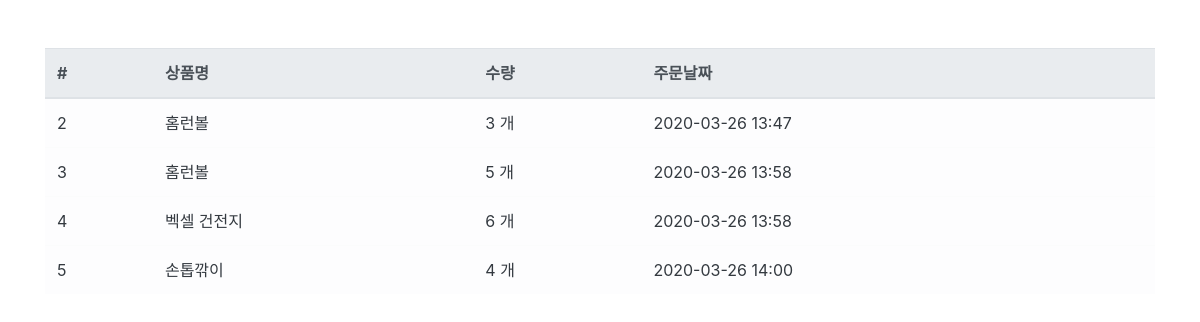
The app's page /order/ (signed in) with its own data.
### order/models.py (models this page shows, shortened)
class Order(models.Model):
    user = models.ForeignKey('user.User', on_delete=models.CASCADE, verbose_name='사용자')
    product = models.ForeignKey('product.Product', on_delete=models.CASCADE, verbose_name='상품')
    quantity = models.IntegerField(verbose_name='수량')
    register_date = models.DateTimeField(auto_now_add=True, verbose_name='등록날짜')
    class Meta:
        db_table = 'ys_order'
        verbose_name = '주문'
        verbose_name_plural = '주문'

### product/models.py (models this page shows)
class Product(models.Model):
    name = models.CharField(max_length=256, verbose_name='상품명')
    price = models.IntegerField(verbose_name='상품가격')
    description = models.TextField(verbose_name='상품설명')
    stock = models.IntegerField(verbose_name='재고')
    register_date = models.DateTimeField(auto_now_add=True, verbose_name='등록날짜')
    def __str__(self):
        return self.name
    class Meta:
        db_table = 'ys_product'
        verbose_name = '상품'
        verbose_name_plural = '상품'

### order/views.py (the view)
# urls.py: path('order/', OrderList.as_view()),
@method_decorator(login_required, name='dispatch')
class OrderList(ListView):
    template_name = 'order.html'
    context_object_name = 'order_list'
    def get_queryset(self, **kwargs):
        queryset = Order.objects.filter(user__email=self.request.session.get('user'))
        return queryset

### order/templates/order.html
{% extends "base.html" %} {% load humanize %} {% block contents %}
<div class="row mt-5">
  <div class="col-12">
    <table class="table table-light">
      <thead class="thead-light">
        <tr>
          <th scope="col">#</th>
          <th scope="col">상품명</th>
          <th scope="col">수량</th>
          <th scope="col">주문날짜</th>
        </tr>
      </thead>
      <tbody class="text-dark">
        {% for order in order_list %}
        <tr>
          <td scope="row">{{ order.id }}</td>
          <td>{{ order.product }}</td>
          <td>{{ order.quantity|intcomma }} 개</td>
          <td>{{ order.register_date|date:'Y-m-d H:i' }}</td>
        </tr>
        {% endfor %}
      </tbody>
    </table>
  </div>
</div>
{% endblock %}

### records on screen
Order: id "2", product "홈런볼", quantity "3", register_date "2020-03-26 13:47"
Order: id "3", product "홈런볼", quantity "5", register_date "2020-03-26 13:58"
Order: id "4", product "벡셀 건전지", quantity "6", register_date "2020-03-26 13:58"
Order: id "5", product "손톱깎이", quantity "4", register_date "2020-03-26 14:00"
